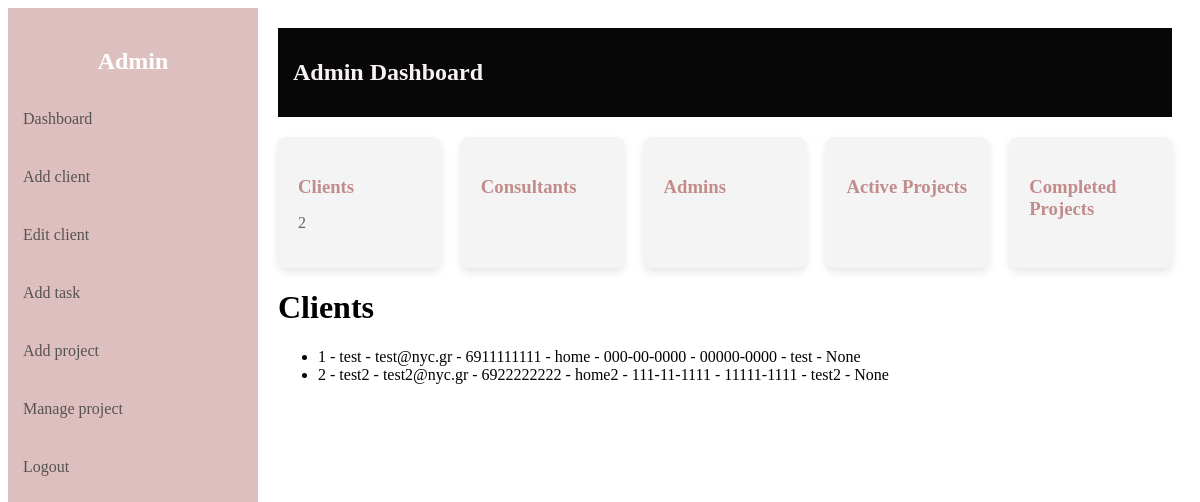
The app's page /clients/list (signed in), older data.
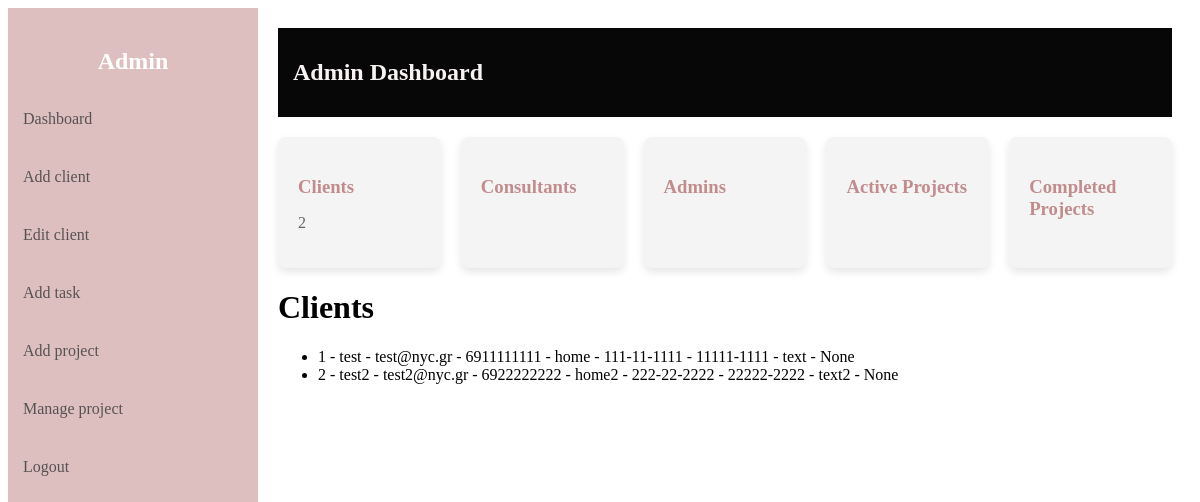
The same page, newer data.
### server.py (models this page shows)
class Client(db.Model):
    id = db.Column(db.Integer, primary_key=True)
    name = db.Column(db.String(150), nullable=False)
    email = db.Column(db.String(120), unique=True, nullable=False)
    phone = db.Column(db.String(10), unique=True, nullable=False)
    address = db.Column(db.String(200), nullable=False)
    ssn = db.Column(db.String(11), unique=True, nullable=False)
    postalcode = db.Column(db.String(10), nullable=False)
    notes = db.Column(db.String(500), nullable=True)
    consultant_id = db.Column(db.Integer, db.ForeignKey('user.id'), nullable=True)
    consultant = db.relationship('User', back_populates='clients')

### server.py (the view)
@app.route("/clients/list")
@login_required
def clients_list():
    if current_user.role != 'admin':
        return "Unauthorized", 403
    all_clients = Client.query.all()
    total_clients = Client.query.count()
    return render_template('clients_list.html', clients=all_clients, total_clients=total_clients)

### server.py (called while the page is built)
@login_manager.user_loader
def load_user(user_id):
    return User.query.get(int(user_id))

### templates/clients_list.html (shortened to what this page needs)
{% extends 'dashboard.html' %}
{% block content %}
    <h1>Clients</h1>
    <ul>
        {% for client in clients %}
        <li>
            {{ client.id }} - {{ client.name }} - {{ client.email }} - {{ client.phone }} - {{ client.address }} - {{ client.ssn }} - {{ client.postalcode }} - {{ client.notes }} - {{ client.consultant_id }}
        </li>
        {% else %}
        <li>No Clients available.</li>
        {% endfor %}
    </ul>
{% endblock %}

Row changes from the older to the newer data that the page shows:
changed Client "test": ssn "000-00-0000" → "111-11-1111"; postalcode "00000-0000" → "11111-1111"; notes "test" → "text"
changed Client "test2": ssn "111-11-1111" → "222-22-2222"; postalcode "11111-1111" → "22222-2222"; notes "test2" → "text2"
